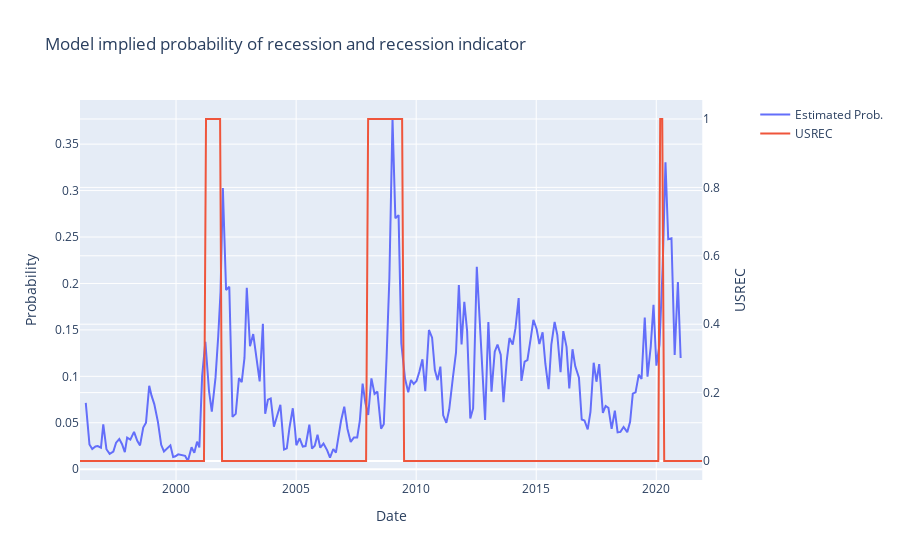

Notebook code cell kept with this figure:
### Code cell
# plot in plotly
# Create figure with secondary y-axis
fig = make_subplots(specs=[[{"secondary_y": True}]])

# Add traces
fig.add_trace(
    go.Scatter(x=df_measure["ReleaseDate"], y=df_measure['yhat'], name="Estimated Prob."),
    secondary_y=False,
)

fig.add_trace(
    go.Scatter(x=df_REC['DATE'], y=df_REC["USREC"], name="USREC"),
    secondary_y=True,
)

# Add figure title
fig.update_layout(
    title_text="Model implied probability of recession and recession indicator"
)

# Set x-axis title
fig.update_xaxes(title_text="Date")

# Set y-axes titles
fig.update_yaxes(title_text="Probability", secondary_y=False)
fig.update_yaxes(title_text="USREC", secondary_y=True)

fig.show()

### Figure 1 — Plotly figure (JSON) as saved in the notebook; plotly's stock layout.template omitted (floating-point values rounded to 4 significant figures; data arrays with more than 128 entries replaced by an {"elided": "..."} marker saying what was removed)
{"data": [{"name": "Estimated Prob.", "type": "scatter", "x": {"elided": "200 str values"}, "xaxis": "x", "y": {"elided": "200 float values"}, "yaxis": "y"}, {"name": "USREC", "type": "scatter", "x": {"elided": "312 str values"}, "xaxis": "x", "y": {"elided": "312 int values"}, "yaxis": "y2"}], "layout": {"title": {"text": "Model implied probability of recession and recession indicator"}, "xaxis": {"anchor": "y", "domain": [0, 0.94], "title": {"text": "Date"}}, "yaxis": {"anchor": "x", "domain": [0, 1], "title": {"text": "Probability"}}, "yaxis2": {"anchor": "x", "overlaying": "y", "side": "right", "title": {"text": "USREC"}}}}
